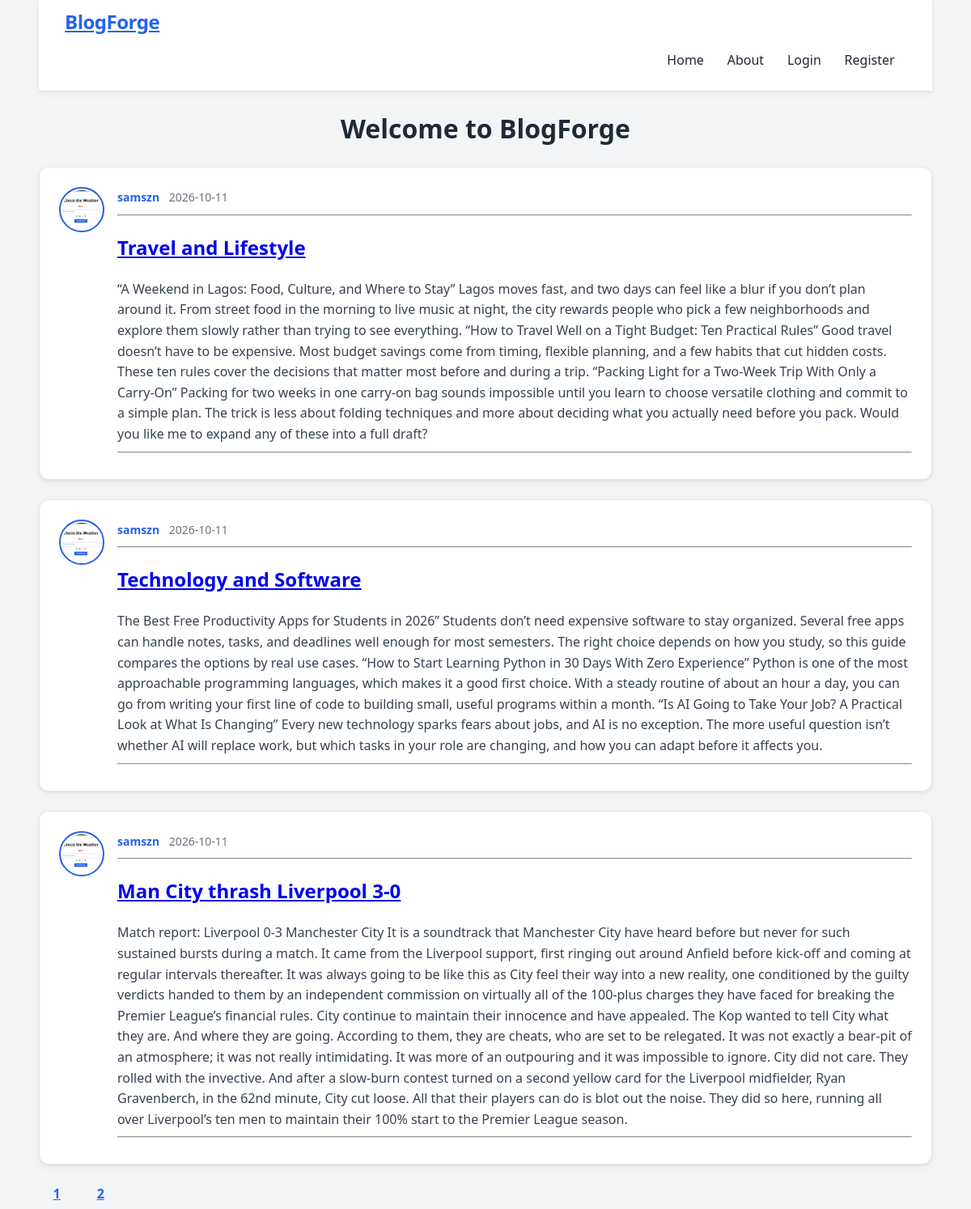
The page / on the database its author committed.
### app/model.py (models this page shows, shortened)
class Post(db.Model):
    id = db.Column(db.Integer,primary_key=True)
    title =db.Column(db.String(100),nullable = False)
    date_posted =db.Column(db.DateTime,nullable = False,default=datetime.utcnow)
    content = db.Column(db.Text,nullable=False)
    user_id = db.Column(db.Integer,db.ForeignKey('user.id'),nullable=False)

class User(db.Model, UserMixin):
    id = db.Column(db.Integer,primary_key=True)
    username =db.Column(db.String(20),unique = True,nullable = False)
    email =db.Column(db.String(120),unique = True,nullable = False)
    image_file =db.Column(db.String(20),nullable = False,default="default.jpg")
    password =db.Column(db.String(60),nullable = False)
    posts = db.relationship("Post",backref="author",lazy=True)

### app/main/routes.py (the view)
@main.route('/')
def home():
    page = request.args.get('page',1,type =int)
    posts = Post.query.order_by(Post.date_posted.desc()).paginate(page =page,per_page =3)
    return render_template('home.html', posts=posts)

### app/templates/home.html
{% extends "base.html" %}
{% block content %}
  <h1 class="welcome">Welcome to BlogForge</h1>
  {% for post in posts.items %}
  <article class="media content-section">
    <img class="rounded-circle article-img" src="{{ url_for('static', filename='img/' + post.author.image_file) }}" alt="">
    <div class="media-body">
      <div class="article-metadata">
        <small>
          <a href="{{ url_for('users.user_posts', username=post.author.username) }}" class="author">{{ post.author.username }}</a>
          <span class="date-posted">{{ post.date_posted.strftime('%Y-%m-%d') }}</span>
        </small>
        <hr>
      </div>
      <h2>
        <a class="article-title" href="{{ url_for('posts.post', post_id=post.id) }}">{{ post.title }}</a>
      </h2>
      <p>{{ post.content }}</p>
      <hr>
    </div>
  </article>
  {% endfor %}
  {% for page_num in posts.iter_pages() %}
    {% if page_num %}
      <a class="btn btn-outline-info mb-4" href="{{ url_for('main.home', page=page_num) }}">{{ page_num }}</a>
    {% endif %}
  {% endfor %}
{% endblock %}

### app/templates/base.html (shortened to what this page needs)
<!DOCTYPE html>
<html lang="en">
<head>
  <link rel="stylesheet" href="{{url_for('static',filename='style.css')}}">
</head>
<body>
  <header class="site-header">
    <nav class="navbar navbar-expand-lg bg-body-tertiary">
      <div class="container-fluid">
        <a class="navbar-brand" href="{{ url_for('main.home') }}">BlogForge</a>
        <div class="collapse navbar-collapse">
          <ul class="navbar-nav">
            <li class="nav-item"><a class="nav-link" href="{{ url_for('main.home') }}">Home</a></li>
            <li class="nav-item"><a class="nav-link" href="{{ url_for('main.about') }}">About</a></li>
            {% if current_user.is_authenticated %}
              <li class="nav-item"><a class="nav-link" href="{{ url_for('posts.new_post') }}">New Post</a></li>
              <li class="nav-item"><a class="nav-link" href="{{ url_for('users.account') }}">Account</a></li>
              <li class="nav-item"><a class="nav-link" href="{{ url_for('users.logout') }}">Logout</a></li>
            {% else %}
              <li class="nav-item"><a class="nav-link" href="{{ url_for('users.login') }}">Login</a></li>
              <li class="nav-item"><a class="nav-link" href="{{ url_for('users.register') }}">Register</a></li>
            {% endif %}
          </ul>
        </div>
      </div>
    </nav>
  </header>
  {% block content %}{% endblock %}
</body>
</html>

### app/static/style.css (style rules this page uses)
:root { --accent: #2563eb; --accent-dark: #1d4ed8; --text: #1f2937; --muted: #6b7280; --bg: #f3f4f6; --radius: 12px; --shadow: 0 1px 3px rgba(0, 0, 0, 0.08), 0 4px 12px rgba(0, 0, 0, 0.04); }
* { box-sizing: border-box; }
body { background: #f3f4f6; color: #1f2937; font-family: "Segoe UI", system-ui,sans-serif; line-height: 1.6; margin: 0 3rem; }
.site-header { background: #ffffff; box-shadow: var(--shadow); position: sticky; top: 0; z-index: 1000; }
.site-header .navbar { padding: 0.5rem 2rem; }
.welcome,.border-top { text-align: center; }
.navbar-brand { font-weight: 800; font-size: 1.5rem; color: #2563eb !important; letter-spacing: -0.5px; }
.navbar-nav { display: flex; justify-content: flex-end; list-style: none; }
.nav-link { font-weight: 500; color: var(--text) !important; padding: 0.5rem 0.9rem !important; border-radius: 8px; transition: background 0.2s, color 0.2s; text-decoration: none; }
.media { display: flex; align-items: flex-start; }
.content-section { background: #ffffff; border: 1px solid #e5e7eb; border-radius: var(--radius); box-shadow: var(--shadow); padding: 1.5rem; margin-bottom: 1.5rem; min-width: 0; overflow-wrap: break-word; transition: transform 0.2s, box-shadow 0.2s; }
.content-section p { color: #374151; margin-bottom: 0; }
.article-img { width: 56px; height: 56px; object-fit: cover; border: 2px solid #2563eb; padding: 2px; background: #ffffff; border-radius: 50%; }
.media-body { flex: 1; margin-left: 1rem; min-width: 0; }
.article-metadata { margin-bottom: 0.5rem; }
.article-metadata small { color:#6b7280; font-size: 0.875rem; }
.author { font-weight: 600; color: #2563eb; text-decoration: none; }
.date-posted { margin-left: 0.5rem; }
.article-title { font-size: 1.5rem; font-weight: 700; margin: 0.25rem 0 0.75rem; }
hr { border-color: #e5e7eb; opacity: 1; }
.btn { border-radius: 8px; font-weight: 600; padding: 0.5rem 1.1rem; transition: all 0.2s; }
.btn-outline-info { color: var(--accent); border-color: var(--accent); }
a.btn-outline-info.mb-4 { margin-right: 0.35rem; min-width: 42px; text-align: center; }

### rows shown on the page
Post: image_file (picture), author.username "samszn", date_posted "2026-10-11", title "Travel and Lifestyle", content "“A Weekend in Lagos: Food, Culture, and Where to Stay” Lagos moves fast, and two days can feel like a blur if you don’t plan around it. From street food in the morning to live music at night, the city rewards people who pick a few neighborhoods and explore them slowly rather than trying to see everything. “How to Travel Well on a Tight Budget: Ten Practical Rules” Good travel doesn’t have to be expensive. Most budget savings come from timing, flexible planning, and a few habits that cut hidden costs. These ten rules cover the decisions that matter most before and during a trip. “Packing Light for a Two-Week Trip With Only a Carry-On” Packing for two weeks in one carry-on bag sounds…"
Post: image_file (picture), author.username "samszn", date_posted "2026-10-11", title "Technology and Software", content "The Best Free Productivity Apps for Students in 2026” Students don’t need expensive software to stay organized. Several free apps can handle notes, tasks, and deadlines well enough for most semesters. The right choice depends on how you study, so this guide compares the options by real use cases. “How to Start Learning Python in 30 Days With Zero Experience” Python is one of the most approachable programming languages, which makes it a good first choice. With a steady routine of about an hour a day, you can go from writing your first line of code to building small, useful programs within a month. “Is AI Going to Take Your Job? A Practical Look at What Is Changing” Every new technology…"
Post: image_file (picture), author.username "samszn", date_posted "2026-10-11", title "Man City thrash Liverpool 3-0", content "Match report: Liverpool 0-3 Manchester City It is a soundtrack that Manchester City have heard before but never for such sustained bursts during a match. It came from the Liverpool support, first ringing out around Anfield before kick-off and coming at regular intervals thereafter. It was always going to be like this as City feel their way into a new reality, one conditioned by the guilty verdicts handed to them by an independent commission on virtually all of the 100-plus charges they have faced for breaking the Premier League’s financial rules. City continue to maintain their innocence and have appealed. The Kop wanted to tell City what they are. And where they are going. According to…"

### other values the page prints
{{ page_num }} "1" "2"
